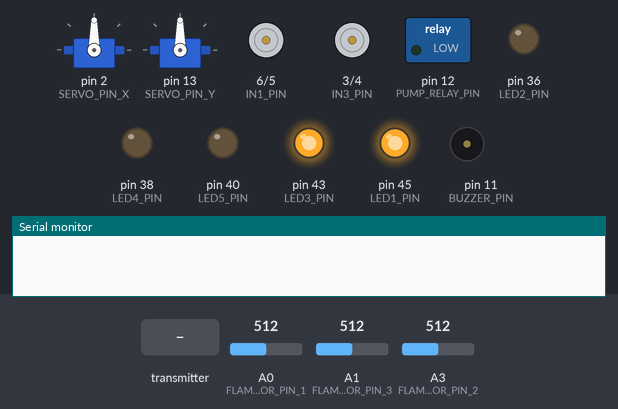
Bench run of a sketch on a simulated Arduino Mega 2560, built with avr-gcc and run on an emulated ATmega2560. On the bench: 2 × servo, motor-driver pin pairs drawn as motors (green arrow = first pin HIGH = forward, orange = second pin HIGH = backward, longer = more drive, scaled by the enable pin), switched loads named in the sketch (green lamp = pin HIGH), output pins drawn as LEDs (lit = HIGH), buzzer (waves = sounding), the last lines printed to the serial monitor. Dashed ring = blinking. Inputs (shaded band) come from the test bench; at power-on: A0 (FLAME_SENSOR_PIN_1) = 512, A1 (FLAME_SENSOR_PIN_3) = 512, A3 (FLAME_SENSOR_PIN_2) = 512. No radio packets arrive unless stated.

Above: at 1.2 s.
1.3 s: the transmitter starts sending data.4 = 256
At 1.55 s:
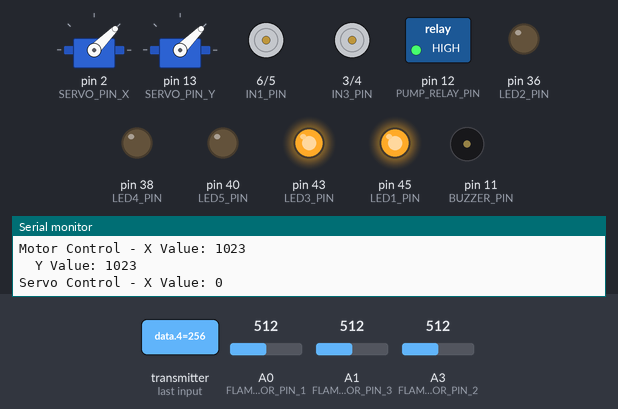
4.3 s: the transmitter starts sending data.0 = 256
At 4.48 s:
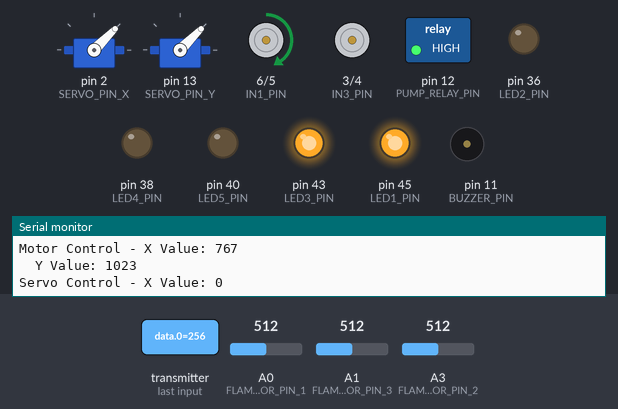
7.3 s: the transmitter starts sending data.1 = 512
At 7.8 s:
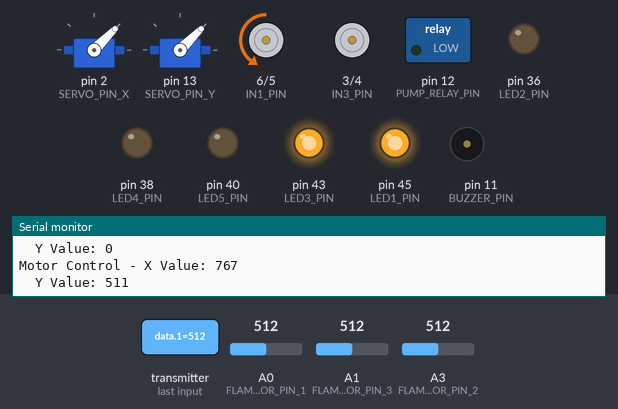
10.3 s: the transmitter starts sending data.2 = 256
At 10.6 s:
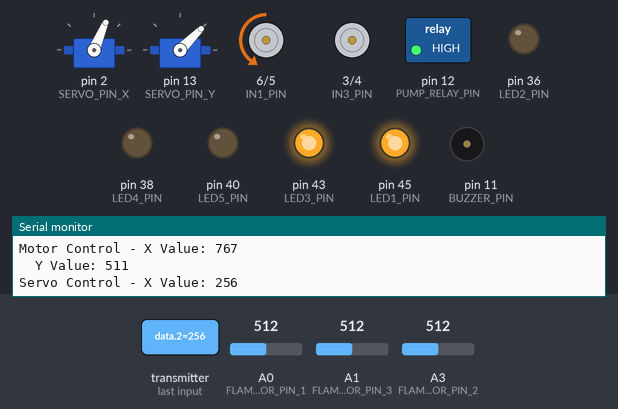
13.3 s: A0 (FLAME_SENSOR_PIN_1) set to 489
At 13.52 s:
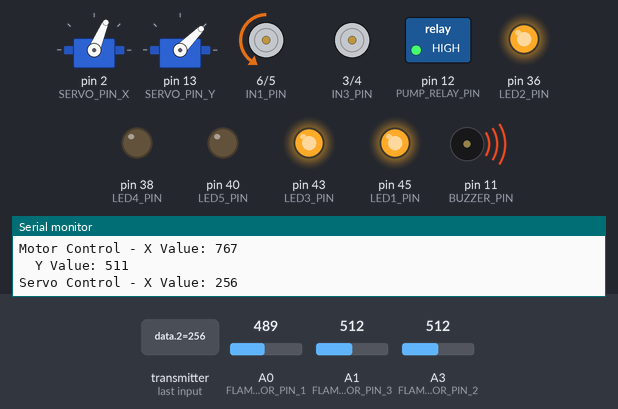
16.3 s: the transmitter starts sending data.3 = 256
At 16.46 s:
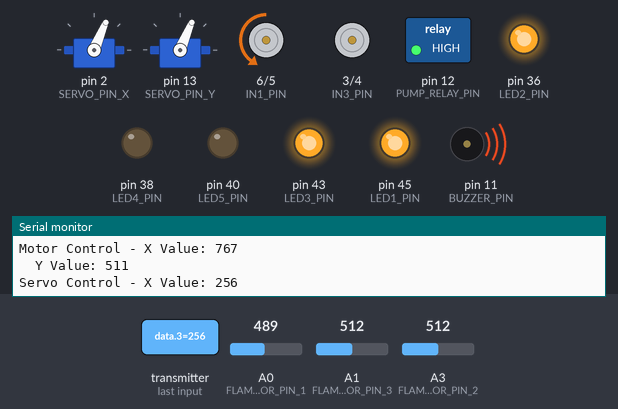
Timing chart, 0 to 20.3 s (numbered marks = the images above; inputs shaded):
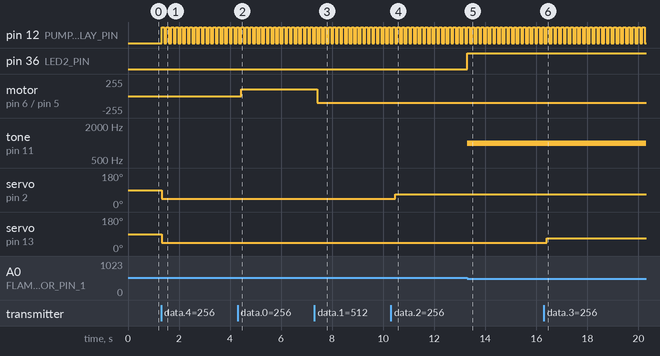

The sketch:

Receiver.ino
```cpp
#include <SPI.h>
#include <nRF24L01.h>
#include <RF24.h>
#include <Servo.h>

RF24 radio(7, 8); // CE, CSN

const byte address[6] = "00001";

// Motor A Pins
const int ENA_PIN = 9; // EN1 pin of L298N
const int IN1_PIN = 6; // IN1 pin of L298N
const int IN2_PIN = 5; // IN2 pin of L298N

// Motor B Pins
const int ENB_PIN = 10; // EN2 pin of L298N
const int IN3_PIN = 3; // IN3 pin of L298N
const int IN4_PIN = 4; // IN4 pin of L298N

// Buzzer Pin
const int BUZZER_PIN = 11;

// LED Pins
const int LED1_PIN = 45;
const int LED2_PIN = 36;
const int LED3_PIN = 43;
const int LED4_PIN = 38;
const int LED5_PIN = 40;

// Water Pump Relay Pin
const int PUMP_RELAY_PIN = 12; // Connect to the relay control pin

// Current speed of motors
int currentSpeed = 200;

// Flame sensor Pin
const int FLAME_SENSOR_PIN_1 = A0;
const int FLAME_SENSOR_PIN_2 = A3;
const int FLAME_SENSOR_PIN_3 = A1;

// Servo motor pins
const int SERVO_PIN_X = 2; // X-axis servo
const int SERVO_PIN_Y = 13; // Y-axis servo

Servo servoX;
Servo servoY;

bool pumpOn = false;
bool fireDetected = false;

void setup() {
  Serial.begin(9600);

  pinMode(ENA_PIN, OUTPUT);
  pinMode(IN1_PIN, OUTPUT);
  pinMode(IN2_PIN, OUTPUT);
  pinMode(ENB_PIN, OUTPUT);
  pinMode(IN3_PIN, OUTPUT);
  pinMode(IN4_PIN, OUTPUT);

  pinMode(BUZZER_PIN, OUTPUT);

  pinMode(LED1_PIN, OUTPUT);
  pinMode(LED2_PIN, OUTPUT);
  pinMode(LED3_PIN, OUTPUT);
  pinMode(LED4_PIN, OUTPUT);
  pinMode(LED5_PIN, OUTPUT);

  pinMode(FLAME_SENSOR_PIN_1, INPUT);
  pinMode(FLAME_SENSOR_PIN_2, INPUT);
  pinMode(FLAME_SENSOR_PIN_3, INPUT);

  pinMode(PUMP_RELAY_PIN, OUTPUT); // Set the pump relay pin as output

  servoX.attach(SERVO_PIN_X);
  servoY.attach(SERVO_PIN_Y);

  radio.begin();
  radio.openReadingPipe(0, address);
  radio.setPALevel(RF24_PA_LOW);
  radio.startListening();

  // Turn on LED1 and LED3
  digitalWrite(LED1_PIN, HIGH);
  digitalWrite(LED3_PIN, HIGH);
}

void loop()
{
  if (radio.available()) {
    int data[5];
    radio.read(&data, sizeof(data));

    int xValue = data[0];
    int yValue = data[1];
    int xValueServo = data[2];
    int yValueServo = data[3];
    bool pumpButtonPressed = data[4];

    // Reverse the joystick values
    xValue = 1023 - xValue;
    yValue = 1023 - yValue;

    // Print joystick readings to serial monitor
    Serial.print("Motor Control - X Value: ");
    Serial.println(xValue);
    Serial.print("\tY Value: ");
    Serial.println(yValue);

    Serial.print("Servo Control - X Value: ");
    Serial.println(xValueServo);
    Serial.print("\tY Value: ");
    Serial.println(yValueServo);

    int mappedYSpeed = map(yValue, 0, 1023, -currentSpeed, currentSpeed);
    int mappedXSpeed = map(xValue, 0, 1023, -currentSpeed, currentSpeed);
    int mappedXServo = map(xValueServo, 0, 1023, 45, 135); // Map x-axis value to servo angle
    int mappedYServo = map(yValueServo, 0, 1023, 45, 135); // Map y-axis value to servo angle
    servoX.write(mappedXServo);
    servoY.write(mappedYServo);

    int motorSpeedA = mappedYSpeed;
    int motorSpeedB = mappedYSpeed;

    if (xValue < 400) {
      motorSpeedA = 0;
      motorSpeedB += mappedXSpeed;
    }
    else if (xValue > 600)
    {
      motorSpeedB = 0;
      motorSpeedA -= mappedXSpeed;

    }

    analogWrite(ENA_PIN, abs(motorSpeedA));
    analogWrite(ENB_PIN, abs(motorSpeedB));

    if (motorSpeedA > 0)
    {
      digitalWrite(IN1_PIN, HIGH); // Forward direction
      digitalWrite(IN2_PIN, LOW);
      // Turn on LED4 and LED5 when moving backward
      digitalWrite(LED4_PIN, HIGH);
      digitalWrite(LED5_PIN, HIGH);
    }

    else
    {
      digitalWrite(IN1_PIN, LOW); // Backward direction
      digitalWrite(IN2_PIN, HIGH);

      digitalWrite(LED4_PIN, LOW);
      digitalWrite(LED5_PIN, LOW);
    }

    if (motorSpeedB > 0)
    {
      digitalWrite(IN3_PIN, HIGH); // Forward direction
      digitalWrite(IN4_PIN, LOW);

      digitalWrite(LED4_PIN, HIGH);
      digitalWrite(LED5_PIN, HIGH);
    }
    else
    {
      digitalWrite(IN3_PIN, LOW); // Backward direction
      digitalWrite(IN4_PIN, HIGH);

      digitalWrite(LED4_PIN, LOW);
      digitalWrite(LED5_PIN, LOW);
    }

  // Control the water pump relay
    if (pumpButtonPressed) {
      if (!pumpOn) {
        digitalWrite(PUMP_RELAY_PIN, HIGH); // Turn on the water pump
        pumpOn = true;
      } else {
        digitalWrite(PUMP_RELAY_PIN, LOW); // Turn off the water pump
        pumpOn = false;
      }
    }
  }

  // Check flame sensor 1
  int flameSensorValue1 = analogRead(FLAME_SENSOR_PIN_1);
  // Check flame sensor 2
  int flameSensorValue2 = analogRead(FLAME_SENSOR_PIN_2);
  // Check flame sensor 3
  int flameSensorValue3 = analogRead(FLAME_SENSOR_PIN_3);

  // Check if any flame sensor detects fire
  if (flameSensorValue1 <= 500 || flameSensorValue2 <= 500 || flameSensorValue3 <= 500)
  {
    // Fire detected
    digitalWrite(LED2_PIN, HIGH);
    tone(BUZZER_PIN, 1000); // Make a constant sound
    fireDetected = true;
  }
  else if (fireDetected)
  {
    // Fire extinguished
    digitalWrite(LED2_PIN, LOW);
    noTone(BUZZER_PIN);
    fireDetected = false;
  }
}
```

Measured:
- the behaviour switches between 501 and 500 on A0 (FLAME_SENSOR_PIN_1) (found by bisection; images 4 and 5)
- after the input at 1.3 s, pin 12 (PUMP_RELAY_PIN): alternates HIGH for 0.09 s and LOW for 0.09 s, starting at once; servo on pin 2 (SERVO_PIN_X), servo on pin 13 (SERVO_PIN_Y): 90° → 45° at once
- after the input at 4.3 s, motor on pin 6 (IN1_PIN) / pin 5 (IN2_PIN): stopped → forward 101/255 after 0.14 s
- after the input at 7.3 s, motor on pin 6 (IN1_PIN) / pin 5 (IN2_PIN): forward 101/255 → backward 100/255 after 0.12 s
- after the input at 10.3 s, servo on pin 2 (SERVO_PIN_X): 45° → 67° after 0.16 s
- after the input at 13.3 s, pin 36 (LED2_PIN): LOW → HIGH at once; tone on pin 11 (BUZZER_PIN): silent → 1000 Hz at once
- after the input at 16.3 s, servo on pin 13 (SERVO_PIN_Y): 45° → 67° after 0.11 s
